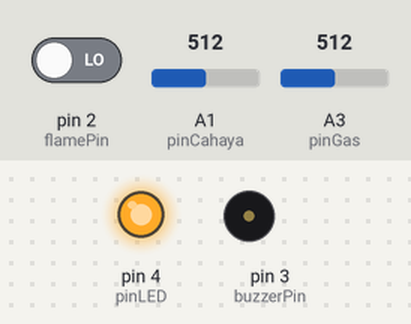
A sketch run on a simulated Arduino Uno, built with avr-gcc and run on an emulated ATmega328P. Parts: output pins drawn as LEDs (lit = HIGH), buzzer (waves = sounding). Inputs (shaded band) come from the test bench; at power-on: A3 (pinGas) = 512, pin 2 (flamePin) LOW, A1 (pinCahaya) = 512. What the sketch prints to the serial monitor is not drawn.

Above: at 3.8 s.
3.9 s: A3 (pinGas) set to 266
7.8 s: A3 (pinGas) set to 237
At 8.12 s:
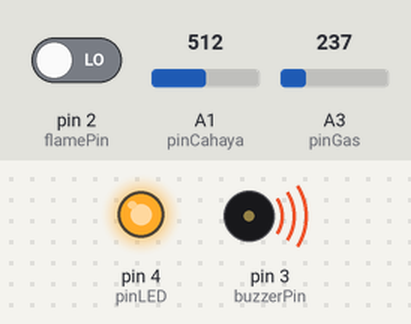
11.7 s: pin 2 (flamePin) driven HIGH
At 12.9 s:
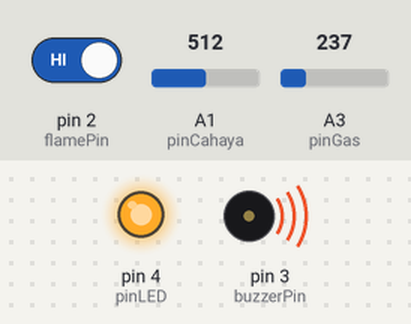
15.6 s: A3 (pinGas) set to 306
22.2 s: A1 (pinCahaya) set to 489
At 29.4 s:
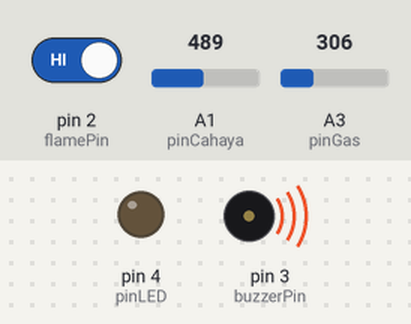
Timing chart, 0 to 31.0 s (numbered marks = the images above; inputs shaded):
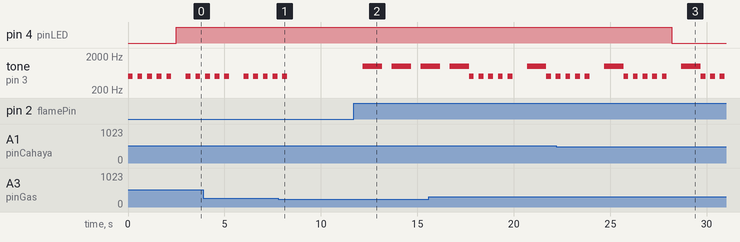

The sketch:

arduino.ino
```cpp
#define flamePin    2      // D2 untuk sensor api (flame sensor)
#define buzzerPin   3      // D3 untuk buzzer
#define pinGas      A3     // A3 untuk sensor gas MQ-2
#define pinCahaya   A1     // A1 untuk sensor LDR
#define pinLED      4      // D4 untuk LED indikator

#define AMBANG_GAS      250    // Batas gas bahaya
#define AMBANG_CAHAYA   500    // Batas cahaya gelap

void setup() {
  pinMode(flamePin, INPUT);
  pinMode(buzzerPin, OUTPUT);
  pinMode(pinLED, OUTPUT);
  Serial.begin(9600);
}

void field() {
  tone(buzzerPin, 500);
  delay(250);
  noTone(buzzerPin);
  delay(250);
}

void fieldAPI() {
  Serial.println("🔥 Api terdeteksi!");
  tone(buzzerPin, 1000);
  delay(1000);
  noTone(buzzerPin);
}

void loop() {
  int statusApi = digitalRead(flamePin);         // HIGH = api terdeteksi
  int nilaiGas = analogRead(pinGas);             // Baca nilai gas
  int nilaiCahaya = analogRead(pinCahaya);       // Baca nilai cahaya

  // Cek apakah gas melebihi ambang batas
  bool gasBahaya = (nilaiGas > AMBANG_GAS);

  if (gasBahaya) {
    Serial.println("🚨 Gas terdeteksi!");

    // Cek juga apakah api terdeteksi saat gas bahaya
    if (statusApi == HIGH) {
      fieldAPI(); // Langsung eksekusi kondisi api
    }

    // Bunyi buzzer 5x
    for (int i = 0; i < 5; i++) {
      field();
    }

  } else {
    Serial.print("✅ Aman, tidak ada gas. | ");
    noTone(buzzerPin); // Pastikan buzzer mati
  }

  // Jika tidak sedang kondisi gas bahaya, tapi api sendiri terdeteksi
  if (!gasBahaya && statusApi == HIGH) {
    fieldAPI();
  } else if (!gasBahaya && statusApi == LOW) {
    Serial.println("✅ Aman, tidak ada api.");
  }

  // Kontrol LED berdasarkan cahaya
  if (nilaiCahaya > AMBANG_CAHAYA) {
    digitalWrite(pinLED, HIGH); // Gelap → nyalakan LED
  } else {
    digitalWrite(pinLED, LOW);  // Terang → matikan LED
  }

  // Tampilkan info sensor
  Serial.print("Status API: ");
  Serial.print(statusApi);
  Serial.print(" | Gas: ");
  Serial.print(nilaiGas);
  Serial.print(" | Cahaya: ");
  Serial.println(nilaiCahaya);

  delay(500);
}
```

Measured:
- the behaviour switches between 251 and 250 on A3 (pinGas) (found by bisection; images 0 and 1)
- the behaviour switches between 501 and 500 on A1 (pinCahaya) (found by bisection; images 2 and 3)
- after the input at 7.8 s, tone on pin 3 (buzzerPin): goes on until 8.3 s, then stays silent
- after the input at 11.7 s, tone on pin 3 (buzzerPin): alternates 1000 Hz for 1.0 s and silent for 0.50 s, starting after 0.48 s
- after the input at 22.2 s, pin 4 (pinLED): HIGH → LOW after 6.0 s
- by itself, tone on pin 3 (buzzerPin): plays 500 Hz for 0.25 s, 500 Hz for 0.25 s, 500 Hz for 0.25 s, 500 Hz for 0.25 s, 500 Hz for 0.25 s, 500 Hz for 0.25 s … (7 notes in this stretch)
